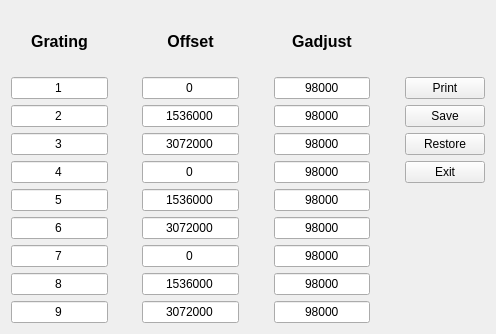
<?xml version="1.0" encoding="UTF-8"?>
<ui version="4.0">
 <class>CalibrationValues</class>
 <widget class="QWidget" name="CalibrationValues">
  <property name="geometry">
   <rect>
    <x>0</x>
    <y>0</y>
    <width>496</width>
    <height>334</height>
   </rect>
  </property>
  <property name="windowTitle">
   <string>Calibration</string>
  </property>
  <layout class="QGridLayout" name="gridLayout">
   <item row="6" column="0">
    <widget class="QLineEdit" name="grat6ET">
     <property name="enabled">
      <bool>true</bool>
     </property>
     <property name="text">
      <string>6</string>
     </property>
     <property name="alignment">
      <set>Qt::AlignCenter</set>
     </property>
     <property name="readOnly">
      <bool>true</bool>
     </property>
    </widget>
   </item>
   <item row="0" column="2">
    <widget class="QLabel" name="label_2">
     <property name="font">
      <font>
       <pointsize>12</pointsize>
       <weight>75</weight>
       <bold>true</bold>
      </font>
     </property>
     <property name="text">
      <string>Offset</string>
     </property>
     <property name="alignment">
      <set>Qt::AlignCenter</set>
     </property>
    </widget>
   </item>
   <item row="9" column="0">
    <widget class="QLineEdit" name="grat9ET">
     <property name="enabled">
      <bool>true</bool>
     </property>
     <property name="text">
      <string>9</string>
     </property>
     <property name="alignment">
      <set>Qt::AlignCenter</set>
     </property>
     <property name="readOnly">
      <bool>true</bool>
     </property>
    </widget>
   </item>
   <item row="1" column="2">
    <widget class="QLineEdit" name="off1ET">
     <property name="enabled">
      <bool>true</bool>
     </property>
     <property name="text">
      <string>0</string>
     </property>
     <property name="alignment">
      <set>Qt::AlignCenter</set>
     </property>
     <property name="readOnly">
      <bool>true</bool>
     </property>
    </widget>
   </item>
   <item row="0" column="0">
    <widget class="QLabel" name="label">
     <property name="font">
      <font>
       <pointsize>12</pointsize>
       <weight>75</weight>
       <bold>true</bold>
      </font>
     </property>
     <property name="text">
      <string>Grating</string>
     </property>
     <property name="alignment">
      <set>Qt::AlignCenter</set>
     </property>
    </widget>
   </item>
   <item row="7" column="0">
    <widget class="QLineEdit" name="grat7ET">
     <property name="enabled">
      <bool>true</bool>
     </property>
     <property name="text">
      <string>7</string>
     </property>
     <property name="alignment">
      <set>Qt::AlignCenter</set>
     </property>
     <property name="readOnly">
      <bool>true</bool>
     </property>
    </widget>
   </item>
   <item row="1" column="3">
    <spacer name="horizontalSpacer_2">
     <property name="orientation">
      <enum>Qt::Horizontal</enum>
     </property>
     <property name="sizeHint" stdset="0">
      <size>
       <width>40</width>
       <height>20</height>
      </size>
     </property>
    </spacer>
   </item>
   <item row="5" column="0">
    <widget class="QLineEdit" name="grat5ET">
     <property name="enabled">
      <bool>true</bool>
     </property>
     <property name="text">
      <string>5</string>
     </property>
     <property name="alignment">
      <set>Qt::AlignCenter</set>
     </property>
     <property name="readOnly">
      <bool>true</bool>
     </property>
    </widget>
   </item>
   <item row="3" column="0">
    <widget class="QLineEdit" name="grat3ET">
     <property name="enabled">
      <bool>true</bool>
     </property>
     <property name="text">
      <string>3</string>
     </property>
     <property name="alignment">
      <set>Qt::AlignCenter</set>
     </property>
     <property name="readOnly">
      <bool>true</bool>
     </property>
    </widget>
   </item>
   <item row="1" column="4">
    <widget class="QLineEdit" name="gad1ET">
     <property name="enabled">
      <bool>true</bool>
     </property>
     <property name="text">
      <string>98000</string>
     </property>
     <property name="alignment">
      <set>Qt::AlignCenter</set>
     </property>
     <property name="readOnly">
      <bool>true</bool>
     </property>
    </widget>
   </item>
   <item row="0" column="4">
    <widget class="QLabel" name="label_3">
     <property name="font">
      <font>
       <pointsize>12</pointsize>
       <weight>75</weight>
       <bold>true</bold>
      </font>
     </property>
     <property name="layoutDirection">
      <enum>Qt::LeftToRight</enum>
     </property>
     <property name="text">
      <string>Gadjust</string>
     </property>
     <property name="alignment">
      <set>Qt::AlignCenter</set>
     </property>
    </widget>
   </item>
   <item row="4" column="0">
    <widget class="QLineEdit" name="grat4ET">
     <property name="enabled">
      <bool>true</bool>
     </property>
     <property name="text">
      <string>4</string>
     </property>
     <property name="alignment">
      <set>Qt::AlignCenter</set>
     </property>
     <property name="readOnly">
      <bool>true</bool>
     </property>
    </widget>
   </item>
   <item row="8" column="0">
    <widget class="QLineEdit" name="grat8ET">
     <property name="enabled">
      <bool>true</bool>
     </property>
     <property name="text">
      <string>8</string>
     </property>
     <property name="alignment">
      <set>Qt::AlignCenter</set>
     </property>
     <property name="readOnly">
      <bool>true</bool>
     </property>
    </widget>
   </item>
   <item row="2" column="0">
    <widget class="QLineEdit" name="grat2ET">
     <property name="enabled">
      <bool>true</bool>
     </property>
     <property name="text">
      <string>2</string>
     </property>
     <property name="alignment">
      <set>Qt::AlignCenter</set>
     </property>
     <property name="readOnly">
      <bool>true</bool>
     </property>
    </widget>
   </item>
   <item row="1" column="0">
    <widget class="QLineEdit" name="grat1ET">
     <property name="enabled">
      <bool>true</bool>
     </property>
     <property name="text">
      <string>1</string>
     </property>
     <property name="alignment">
      <set>Qt::AlignCenter</set>
     </property>
     <property name="readOnly">
      <bool>true</bool>
     </property>
    </widget>
   </item>
   <item row="2" column="2">
    <widget class="QLineEdit" name="off2ET">
     <property name="enabled">
      <bool>true</bool>
     </property>
     <property name="text">
      <string>1536000</string>
     </property>
     <property name="alignment">
      <set>Qt::AlignCenter</set>
     </property>
     <property name="readOnly">
      <bool>true</bool>
     </property>
    </widget>
   </item>
   <item row="3" column="2">
    <widget class="QLineEdit" name="off3ET">
     <property name="enabled">
      <bool>true</bool>
     </property>
     <property name="text">
      <string>3072000</string>
     </property>
     <property name="alignment">
      <set>Qt::AlignCenter</set>
     </property>
     <property name="readOnly">
      <bool>true</bool>
     </property>
    </widget>
   </item>
   <item row="5" column="2">
    <widget class="QLineEdit" name="off5ET">
     <property name="enabled">
      <bool>true</bool>
     </property>
     <property name="text">
      <string>1536000</string>
     </property>
     <property name="alignment">
      <set>Qt::AlignCenter</set>
     </property>
     <property name="readOnly">
      <bool>true</bool>
     </property>
    </widget>
   </item>
   <item row="7" column="2">
    <widget class="QLineEdit" name="off7ET">
     <property name="enabled">
      <bool>true</bool>
     </property>
     <property name="text">
      <string>0</string>
     </property>
     <property name="alignment">
      <set>Qt::AlignCenter</set>
     </property>
     <property name="readOnly">
      <bool>true</bool>
     </property>
    </widget>
   </item>
   <item row="6" column="2">
    <widget class="QLineEdit" name="off6ET">
     <property name="enabled">
      <bool>true</bool>
     </property>
     <property name="text">
      <string>3072000</string>
     </property>
     <property name="alignment">
      <set>Qt::AlignCenter</set>
     </property>
     <property name="readOnly">
      <bool>true</bool>
     </property>
    </widget>
   </item>
   <item row="8" column="2">
    <widget class="QLineEdit" name="off8ET">
     <property name="enabled">
      <bool>true</bool>
     </property>
     <property name="text">
      <string>1536000</string>
     </property>
     <property name="alignment">
      <set>Qt::AlignCenter</set>
     </property>
     <property name="readOnly">
      <bool>true</bool>
     </property>
    </widget>
   </item>
   <item row="9" column="2">
    <widget class="QLineEdit" name="off9ET">
     <property name="enabled">
      <bool>true</bool>
     </property>
     <property name="text">
      <string>3072000</string>
     </property>
     <property name="alignment">
      <set>Qt::AlignCenter</set>
     </property>
     <property name="readOnly">
      <bool>true</bool>
     </property>
    </widget>
   </item>
   <item row="2" column="4">
    <widget class="QLineEdit" name="gad2ET">
     <property name="enabled">
      <bool>true</bool>
     </property>
     <property name="text">
      <string>98000</string>
     </property>
     <property name="alignment">
      <set>Qt::AlignCenter</set>
     </property>
     <property name="readOnly">
      <bool>true</bool>
     </property>
    </widget>
   </item>
   <item row="3" column="4">
    <widget class="QLineEdit" name="gad3ET">
     <property name="enabled">
      <bool>true</bool>
     </property>
     <property name="text">
      <string>98000</string>
     </property>
     <property name="alignment">
      <set>Qt::AlignCenter</set>
     </property>
     <property name="readOnly">
      <bool>true</bool>
     </property>
    </widget>
   </item>
   <item row="4" column="4">
    <widget class="QLineEdit" name="gad4ET">
     <property name="enabled">
      <bool>true</bool>
     </property>
     <property name="text">
      <string>98000</string>
     </property>
     <property name="alignment">
      <set>Qt::AlignCenter</set>
     </property>
     <property name="readOnly">
      <bool>true</bool>
     </property>
    </widget>
   </item>
   <item row="5" column="4">
    <widget class="QLineEdit" name="gad5ET">
     <property name="enabled">
      <bool>true</bool>
     </property>
     <property name="text">
      <string>98000</string>
     </property>
     <property name="alignment">
      <set>Qt::AlignCenter</set>
     </property>
     <property name="readOnly">
      <bool>true</bool>
     </property>
    </widget>
   </item>
   <item row="4" column="2">
    <widget class="QLineEdit" name="off4ET">
     <property name="enabled">
      <bool>true</bool>
     </property>
     <property name="text">
      <string>0</string>
     </property>
     <property name="alignment">
      <set>Qt::AlignCenter</set>
     </property>
     <property name="readOnly">
      <bool>true</bool>
     </property>
    </widget>
   </item>
   <item row="6" column="4">
    <widget class="QLineEdit" name="gad6ET">
     <property name="enabled">
      <bool>true</bool>
     </property>
     <property name="text">
      <string>98000</string>
     </property>
     <property name="alignment">
      <set>Qt::AlignCenter</set>
     </property>
     <property name="readOnly">
      <bool>true</bool>
     </property>
    </widget>
   </item>
   <item row="8" column="4">
    <widget class="QLineEdit" name="gad8ET">
     <property name="enabled">
      <bool>true</bool>
     </property>
     <property name="text">
      <string>98000</string>
     </property>
     <property name="alignment">
      <set>Qt::AlignCenter</set>
     </property>
     <property name="readOnly">
      <bool>true</bool>
     </property>
    </widget>
   </item>
   <item row="7" column="4">
    <widget class="QLineEdit" name="gad7ET">
     <property name="enabled">
      <bool>true</bool>
     </property>
     <property name="text">
      <string>98000</string>
     </property>
     <property name="alignment">
      <set>Qt::AlignCenter</set>
     </property>
     <property name="readOnly">
      <bool>true</bool>
     </property>
    </widget>
   </item>
   <item row="9" column="4">
    <widget class="QLineEdit" name="gad9ET">
     <property name="enabled">
      <bool>true</bool>
     </property>
     <property name="text">
      <string>98000</string>
     </property>
     <property name="alignment">
      <set>Qt::AlignCenter</set>
     </property>
     <property name="readOnly">
      <bool>true</bool>
     </property>
    </widget>
   </item>
   <item row="1" column="1">
    <spacer name="horizontalSpacer">
     <property name="orientation">
      <enum>Qt::Horizontal</enum>
     </property>
     <property name="sizeHint" stdset="0">
      <size>
       <width>40</width>
       <height>20</height>
      </size>
     </property>
    </spacer>
   </item>
   <item row="2" column="5">
    <spacer name="horizontalSpacer_3">
     <property name="orientation">
      <enum>Qt::Horizontal</enum>
     </property>
     <property name="sizeHint" stdset="0">
      <size>
       <width>40</width>
       <height>20</height>
      </size>
     </property>
    </spacer>
   </item>
   <item row="1" column="6">
    <widget class="QPushButton" name="PrintButton">
     <property name="text">
      <string>Print</string>
     </property>
    </widget>
   </item>
   <item row="2" column="6">
    <widget class="QPushButton" name="SaveButton">
     <property name="text">
      <string>Save</string>
     </property>
    </widget>
   </item>
   <item row="3" column="6">
    <widget class="QPushButton" name="RestoreButton">
     <property name="text">
      <string>Restore</string>
     </property>
    </widget>
   </item>
   <item row="4" column="6">
    <widget class="QPushButton" name="ExitButton">
     <property name="text">
      <string>Exit</string>
     </property>
    </widget>
   </item>
  </layout>
 </widget>
 <resources/>
 <connections/>
</ui>
